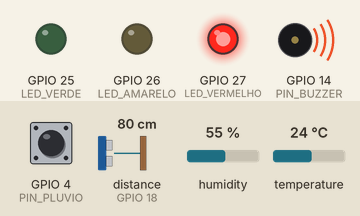
Recording of a sketch running on a simulated ESP32. Shown: output pins drawn as LEDs (lit = HIGH), buzzer (waves = sounding). Wiring (from diagram.json): ultrasonic range finder: trigger GPIO 5; echo GPIO 18. The test bench sets the inputs (shaded band); at power-on: distance to the obstacle (sensor on GPIO 18) 80 cm, GPIO 4 (PIN_PLUVIO) HIGH, humidity 55 %, temperature 24 °C. The echo pulse lasts 58.3 µs per cm; WiFi joins after 1.5 s; servers stay silent unless stated; uploads are accepted with an empty reply; pins used as bus, display or sensor lines are not drawn; what the sketch prints to the serial monitor is not drawn.

Above: at 2.7 s.
2.8 s: distance to the obstacle (sensor on GPIO 18) set to 251 cm
At 10.62 s:
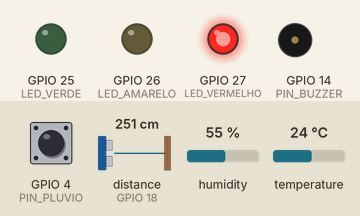
12.2 s: distance to the obstacle (sensor on GPIO 18) set to 261 cm
At 13.7 s:
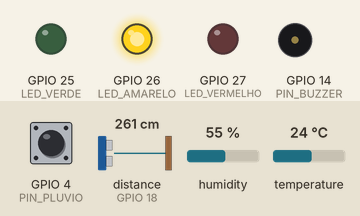
14.0 s: distance to the obstacle (sensor on GPIO 18) set to 290 cm
15.6 s: distance to the obstacle (sensor on GPIO 18) set to 297 cm
At 17.4 s:
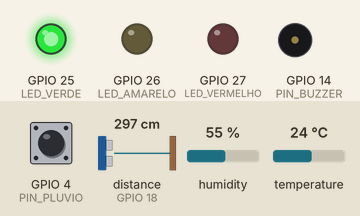
Timing chart, 0 to 18.5 s (numbered marks = the images above; inputs shaded):
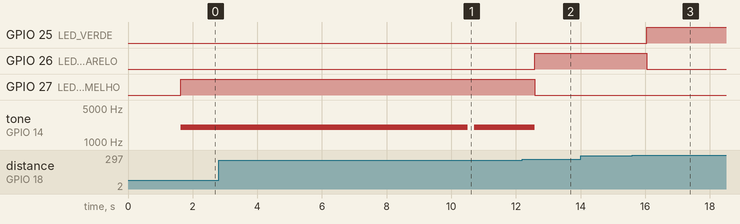

The sketch:

estacao_pluvia.ino
```cpp
/*
 * Pluvia - Estação de monitoramento de córrego (ESP32)
 * Simulável no Wokwi: abra iot/estacao_pluvia/ no wokwi.com (diagram.json incluso).
 *
 * Sensores:
 *   1. HC-SR04 (ultrassônico)  -> nível da água no córrego (sensor preso na ponte)
 *   2. Pluviômetro de báscula   -> botão: cada "báscula" = 0,2 mm de chuva
 *      (no Wokwi, clique no botão verde para simular chuva)
 *   3. DHT22                   -> temperatura e umidade do ar
 * Atuadores:
 *   LED verde/amarelo/vermelho e buzzer -> alarme LOCAL, funciona mesmo sem internet
 *
 * A cada ciclo a estação envia JSON para POST /api/leituras com cabeçalho X-API-Key.
 * Sem Wi-Fi, guarda até 24 leituras em buffer e reenvia quando a conexão volta.
 */
#include <WiFi.h>
#include <HTTPClient.h>
#include "DHTesp.h"

// ---------- configuração ----------
const char* WIFI_SSID   = "Wokwi-GUEST";
const char* WIFI_SENHA  = "";
const char* API_URL     = "http://SEU_IP:8000/api/leituras";  // troque pelo IP da máquina com a API
const char* API_KEY     = "dev-device-key-troque";           // igual a DEVICE_API_KEY do .env
const char* ESTACAO     = "AC-01";                            // Jardim Helena (Jardim Pantanal)
const float ALTURA_SENSOR_CM = 400.0;  // distância do sensor ao fundo do córrego
const float COTA_CM          = 180.0;  // nível de transbordamento deste ponto
const unsigned long CICLO_MS = 10000;  // demo: 10 s representam 1 h de leitura consolidada

// ---------- pinos ----------
const int PIN_TRIG = 5, PIN_ECHO = 18, PIN_PLUVIO = 4, PIN_DHT = 15;
const int LED_VERDE = 25, LED_AMARELO = 26, LED_VERMELHO = 27, PIN_BUZZER = 14;

DHTesp dht;
volatile unsigned int basculas = 0;
volatile unsigned long ultimoPulso = 0;
unsigned long ultimoEnvio = 0;

struct LeituraBuf { float chuva, nivel, temp; };
LeituraBuf buffer[24];
int nBuffer = 0;

void IRAM_ATTR contarBascula() {
  unsigned long agora = millis();
  if (agora - ultimoPulso > 150) {  // debounce
    basculas++;
    ultimoPulso = agora;
  }
}

float medirNivelCm() {
  // mediana de 5 medições para filtrar ruído do ultrassônico
  float v[5];
  for (int i = 0; i < 5; i++) {
    digitalWrite(PIN_TRIG, LOW);  delayMicroseconds(2);
    digitalWrite(PIN_TRIG, HIGH); delayMicroseconds(10);
    digitalWrite(PIN_TRIG, LOW);
    long dur = pulseIn(PIN_ECHO, HIGH, 30000);
    v[i] = dur * 0.0343 / 2.0;  // distância em cm
    delay(20);
  }
  for (int i = 0; i < 4; i++) for (int j = i + 1; j < 5; j++) if (v[j] < v[i]) { float t = v[i]; v[i] = v[j]; v[j] = t; }
  float nivel = ALTURA_SENSOR_CM - v[2];
  return nivel < 0 ? 0 : nivel;
}

void alarmeLocal(float nivel) {
  float pct = nivel / COTA_CM;
  digitalWrite(LED_VERDE, pct < 0.6);
  digitalWrite(LED_AMARELO, pct >= 0.6 && pct < 0.8);
  digitalWrite(LED_VERMELHO, pct >= 0.8);
  if (pct >= 0.8) tone(PIN_BUZZER, 2000, 400); else noTone(PIN_BUZZER);
}

bool enviar(const LeituraBuf& l) {
  if (WiFi.status() != WL_CONNECTED) return false;
  HTTPClient http;
  http.begin(API_URL);
  http.addHeader("Content-Type", "application/json");
  http.addHeader("X-API-Key", API_KEY);
  String json = String("{\"estacao\":\"") + ESTACAO + "\",\"chuva_mm\":" + String(l.chuva, 1) +
                ",\"nivel_cm\":" + String(l.nivel, 1) + ",\"temp_c\":" + String(l.temp, 1) + "}";
  int code = http.POST(json);
  Serial.printf("POST %s -> %d\n", json.c_str(), code);
  if (code == 201) Serial.println(http.getString());
  http.end();
  return code == 201;
}

void setup() {
  Serial.begin(115200);
  pinMode(PIN_TRIG, OUTPUT); pinMode(PIN_ECHO, INPUT);
  pinMode(PIN_PLUVIO, INPUT_PULLUP);
  attachInterrupt(digitalPinToInterrupt(PIN_PLUVIO), contarBascula, FALLING);
  pinMode(LED_VERDE, OUTPUT); pinMode(LED_AMARELO, OUTPUT); pinMode(LED_VERMELHO, OUTPUT);
  pinMode(PIN_BUZZER, OUTPUT);
  dht.setup(PIN_DHT, DHTesp::DHT22);
  WiFi.begin(WIFI_SSID, WIFI_SENHA);
  Serial.print("Conectando Wi-Fi");
  for (int i = 0; i < 20 && WiFi.status() != WL_CONNECTED; i++) { delay(250); Serial.print("."); }
  Serial.println(WiFi.status() == WL_CONNECTED ? " ok" : " sem rede (modo offline)");
}

void loop() {
  float nivel = medirNivelCm();
  alarmeLocal(nivel);  // reage em tempo real, independente da nuvem

  if (millis() - ultimoEnvio >= CICLO_MS) {
    ultimoEnvio = millis();
    noInterrupts(); unsigned int b = basculas; basculas = 0; interrupts();
    TempAndHumidity th = dht.getTempAndHumidity();
    LeituraBuf l = { b * 0.2f, nivel, isnan(th.temperature) ? 0 : th.temperature };
    Serial.printf("[%s] chuva=%.1fmm nivel=%.1fcm (%.0f%% da cota) temp=%.1fC\n",
                  ESTACAO, l.chuva, l.nivel, 100 * l.nivel / COTA_CM, l.temp);

    // reenvia o que ficou no buffer, depois a leitura atual
    while (nBuffer > 0 && enviar(buffer[0])) {
      for (int i = 1; i < nBuffer; i++) buffer[i - 1] = buffer[i];
      nBuffer--;
    }
    if (!enviar(l)) {
      if (nBuffer == 24) { for (int i = 1; i < 24; i++) buffer[i - 1] = buffer[i]; nBuffer--; }
      buffer[nBuffer++] = l;
      Serial.printf("sem conexão: leitura guardada (%d no buffer)\n", nBuffer);
    }
  }
  delay(200);
}
```

Measured:
- the behaviour switches between 256 and 257 cm on distance to the obstacle (sensor on GPIO 18) (found by bisection; images 1 and 2)
- the behaviour switches between 292 and 293 cm on distance to the obstacle (sensor on GPIO 18) (found by bisection; images 2 and 3)
- after the input at 12.2 s, GPIO 26 (LED_AMARELO): LOW → HIGH after 0.39 s; GPIO 27 (LED_VERMELHO): HIGH → LOW after 0.39 s; tone on GPIO 14 (PIN_BUZZER): 2000 Hz → silent after 0.39 s
- after the input at 14.0 s, every drawn part: stays the same
- after the input at 15.6 s, GPIO 25 (LED_VERDE): LOW → HIGH after 0.44 s; GPIO 26 (LED_AMARELO): HIGH → LOW after 0.44 s
